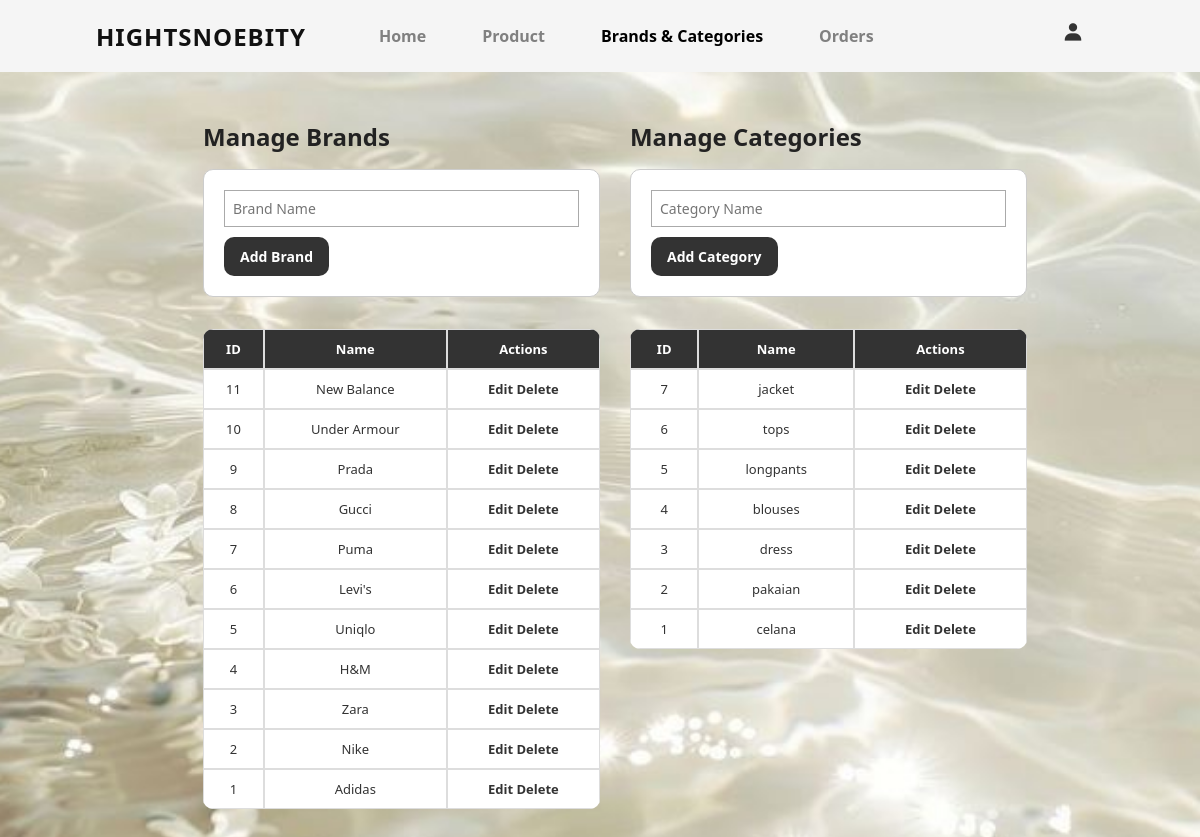
The app's page /brand-category-crud.php (signed in) with its own data.
### tables this page shows
CREATE TABLE `brands` (
  `id` int(11) NOT NULL,
  `name` varchar(100) NOT NULL
);

CREATE TABLE `categories` (
  `id` int(11) NOT NULL,
  `name` varchar(50) NOT NULL
);

### brand-category-crud.php (the view, shortened to what this page needs)
<?php
include 'config.php';
$editBrand = null;
$editCategory = null;
$brands = $conn->query("SELECT * FROM brands ORDER BY id DESC");
$categories = $conn->query("SELECT * FROM categories ORDER BY id DESC");
?>
<!DOCTYPE html>
<html lang="en">
<head>
    <link rel="stylesheet" href="css/CRUD.css">
</head>
<body>
<?php include 'header-admin.php'; ?>
<section class="crud-section">
<div class="container">
    <div class="crud-group">
    <h2>Manage Brands</h2>
    <div class="form-container">
        <form method="POST">
            <input type="text" name="name" placeholder="Brand Name" required value="<?= htmlspecialchars($editBrand['name'] ?? '') ?>">
            <button type="submit"><?= $editBrand ? 'Update' : 'Add' ?> Brand</button>
        </form>
    </div>
    <table>
        <thead><tr><th>ID</th><th>Name</th><th>Actions</th></tr></thead>
        <tbody>
        <?php while ($row = $brands->fetch_assoc()): ?>
            <tr>
                <td><?= $row['id'] ?></td>
                <td><?= htmlspecialchars($row['name']) ?></td>
                <td class="actions">
                    <a href="?edit=<?= $row['id'] ?>&table=brands">Edit</a>
                    <a href="?delete=<?= $row['id'] ?>&table=brands" onclick="return confirm('Hapus brand ini?')">Delete</a>
                </td>
            </tr>
        <?php endwhile; ?>
        </tbody>
    </table>
    </div>
    <div class="crud-group">
    <h2>Manage Categories</h2>
    <div class="form-container">
        <form method="POST">
            <input type="text" name="name" placeholder="Category Name" required value="<?= htmlspecialchars($editCategory['name'] ?? '') ?>">
            <button type="submit"><?= $editCategory ? 'Update' : 'Add' ?> Category</button>
        </form>
    </div>
    <table>
        <thead><tr><th>ID</th><th>Name</th><th>Actions</th></tr></thead>
        <tbody>
        <?php while ($row = $categories->fetch_assoc()): ?>
            <tr>
                <td><?= $row['id'] ?></td>
                <td><?= htmlspecialchars($row['name']) ?></td>
                <td class="actions">
                    <a href="?edit=<?= $row['id'] ?>&table=categories">Edit</a>
                    <a href="?delete=<?= $row['id'] ?>&table=categories" onclick="return confirm('Hapus kategori ini?')">Delete</a>
                </td>
            </tr>
        <?php endwhile; ?>
        </tbody>
    </table>
    </div>
</div>
</section>
</body>
</html>

### css/CRUD.css (style rules this page uses)
* { transition: none !important; transform: none !important; box-shadow: none !important; box-sizing: border-box; font-family: 'Segoe UI', Tahoma, Geneva, Verdana, sans-serif; }
body { display: flex; justify-content: center; align-items: center; min-height: 100vh; background: url("../images/views/background-2.jpg") no-repeat center center; background-size: cover; font-family: Arial, sans-serif; padding: 20px 30px; color: #333; }
h2 { color: #222; margin-bottom: 15px; font-weight: bold; }
.container { display: flex; gap: 30px; align-items: flex-start; }
.form-container { flex: 1; background-color: #fff; padding: 20px; border-radius: 0; border: 1px solid #ccc; max-width: 450px; border-radius: 10px; }
input[type="text"], input[type="number"], select, textarea { width: 100%; padding: 8px; font-size: 14px; border: 1px solid #aaa; border-radius: 0; box-sizing: border-box; background-color: #fff; color: #000; }
button[type="submit"] { background-color: #333; color: white; padding: 10px 16px; border: none; border-radius: 10px; font-size: 14px; cursor: pointer; font-weight: bold; margin-top: 10px; }
table { width: 100%; border-collapse: separate; border-spacing: 0; background-color: #fff; border-radius: 10px; overflow: hidden; }
th, td { text-align: center; padding: 10px; border: 1px solid #ddd; font-size: 13px; }
thead { background-color: #333; color: white; }
a { color: #333; text-decoration: none; font-weight: bold; }
.crud-group { flex: 0 0 50%; display: flex; flex-direction: column; margin-bottom: 0; box-sizing: border-box; max-width: 450px; border-radius: 10px; }
.crud-group h2 { margin-bottom: 1rem; }
.crud-group .form-container { margin-bottom: 2rem; }

### css/FASHION.css (style rules this page uses)
* { padding: 0; margin: 0; box-sizing: border-box; list-style: none; text-decoration: none; scroll-behavior: smooth; }
:root { --background-color: #ffffff; --text-color: #111111; --main-color: #c8815f; --big-font: 4.5rem; --h2-font: 3.3rem; --h3-font: 2rem; --normal-font: 1rem; }
body { background: var(red); color: var(black); }
section { padding: 100px 14%; }
.container { position: relative; transition: all .40s ease; }

### records on screen
brands: id "11", name "New Balance"
brands: id "10", name "Under Armour"
brands: id "9", name "Prada"
brands: id "8", name "Gucci"
brands: id "7", name "Puma"
brands: id "6", name "Levi's"
brands: id "5", name "Uniqlo"
brands: id "4", name "H&M"
brands: id "3", name "Zara"
brands: id "2", name "Nike"
brands: id "1", name "Adidas"
categories: id "7", name "jacket"
categories: id "6", name "tops"
categories: id "5", name "longpants"
categories: id "4", name "blouses"
categories: id "3", name "dress"
categories: id "2", name "pakaian"
categories: id "1", name "celana"
